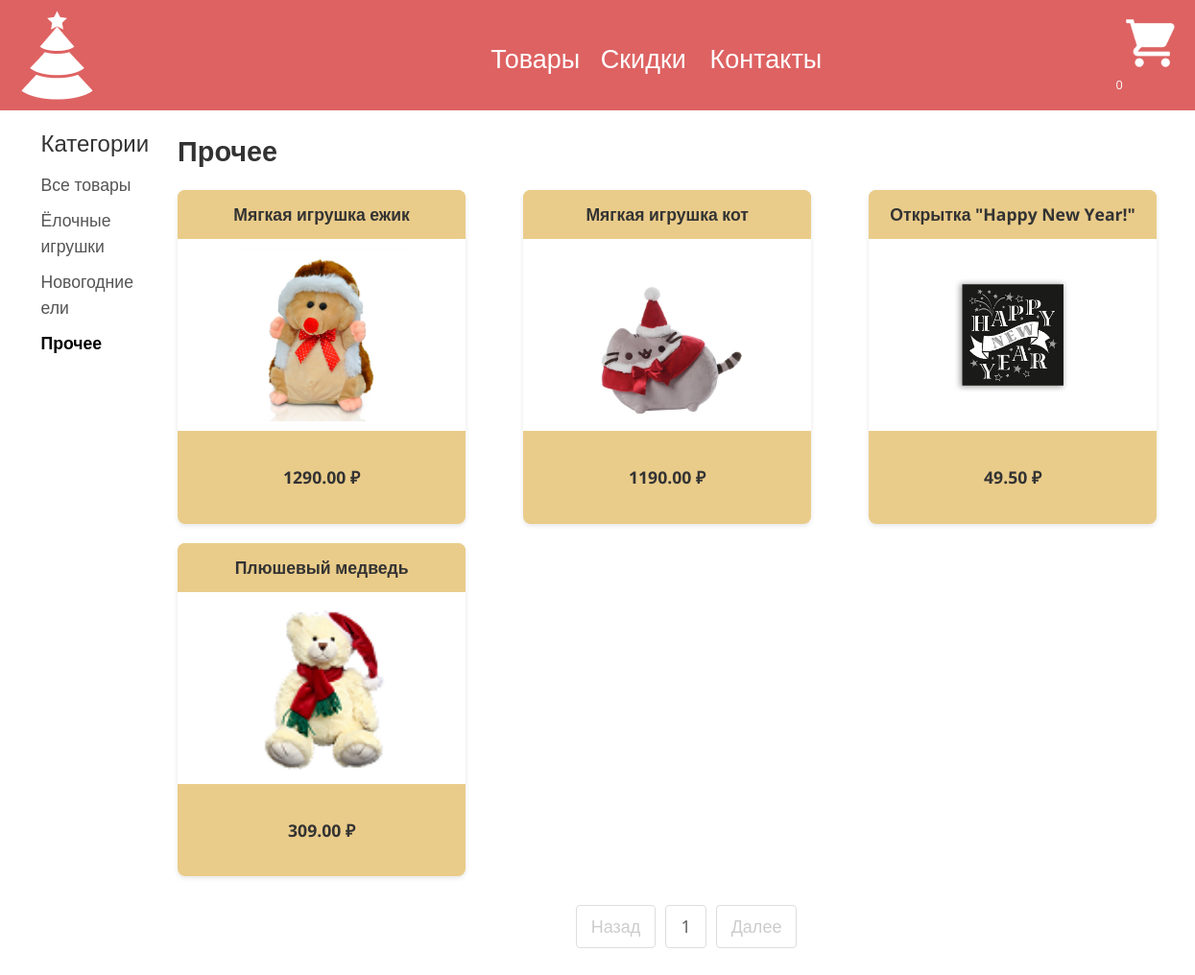
The page /shop/category/prochee/ on the database its author committed.
### main/models.py (models this page shows, shortened)
class Category(models.Model):
    name = models.CharField(max_length=20,
                            unique=True)
    slug = models.SlugField(max_length=20,
                            unique=True)
    class Meta:
        ordering = ['name']
        indexes = [models.Index(fields=['name'])]
        verbose_name = 'category'
        verbose_name_plural = 'categories'
    def get_absolute_url(self):
        return reverse("main:product_list_by_category",
                       args=[self.slug])

class Product(models.Model):
    category = models.ForeignKey(Category,
                                 related_name='products',
                                 on_delete=models.CASCADE)
    name = models.CharField(max_length=27)
    slug = models.SlugField(max_length=50)
    image = models.ImageField(upload_to='products/%Y/%m/%d',
                              blank=True)
    description = models.TextField(blank=True)
    price = models.DecimalField(max_digits=10,
                                decimal_places=2)
    available = models.BooleanField(default=True)
    created = models.DateTimeField(auto_now_add=True)
    updated = models.DateTimeField(auto_now=True)
    discount = models.DecimalField(default=0.00, max_digits=4,
                                   decimal_places=2)
    class Meta:
        ordering = ['name']
        indexes = [
            models.Index(fields=['id', 'slug']),
            models.Index(fields=['name']),
            models.Index(fields=['-created']),
        ]
    def get_absolute_url(self):
        return reverse('main:product_detail',
                       args=[self.slug])

### main/views.py (the view)
# urls.py: path('shop/', views.product_list, name='product_list'),
def product_list(request, category_slug=None):
    page = request.GET.get('page', 1)
    category = None
    categories = Category.objects.all()
    products = Product.objects.filter(available=True)
    paginator = Paginator(products, 8)
    current_page = paginator.page(int(page))
    if category_slug:
        category = get_object_or_404(Category,
                                     slug=category_slug)
        paginator = Paginator(products.filter(category=category), 8)
        current_page = paginator.page(int(page))
    return render(request,
                  'main/product/list.html',
                  {'category': category,
                   'categories': categories,
                   'products': current_page,
                   'slug_url': category_slug})

### cart/cart.py (called while the page is built)
    def __len__(self):
        return sum(item['quantity'] for item in self.cart.values())

### cart/context_processors.py (called while the page is built)
def cart(request):
    return{'cart' : Cart(request)}

### main/templates/main/product/list.html (shortened to what this page needs)
{% extends "main/base.html" %}
{% load static %}
{% block content %}
    <div class="list">
        <div class="sidebar">
            <h3>Категории</h3>
            <ul>
                <li {% if not category %}class="selected"{% endif %}>
                    <a href="{% url "main:product_list" %}">Все товары</a>
                </li>
                {% for c in categories %}
                    <li {% if category.slug == c.slug %}class="selected"{% endif %}>
                        <a href="{{ c.get_absolute_url}}">{{ c.name }}</a>
                    </li>
                {% endfor %}
            </ul>
        </div>
        <div class="main">
            <div class="main-title">
                {% if category %}{{ category.name}}{%else%}Товары{% endif %}
            </div>
            <div class="product-list">
                <div class="item">
                    {% for product in products %}
                        <div class="item">
                            <a href="{{product.get_absolute_url}}" class="home-card">
                                <h5 class="title-card">{{product.name}}</h5>
                                <img src="{{ product.image.url }}" alt="" class="card-img">
                                {% if product.discount %}
                                    <div class="card-discount">
                                        <p class="line">{{ product.price }} ₽</p>
                                        <p>{{ product.sell_price }} ₽</p>
                                    </div>
                                {% else %}
                                    <p class="price">{{ product.price }} ₽</p>
                                {% endif %}
                            </a>
                        </div>
                    {% endfor %}
                </div>
            </div>
            <ul class="pagination">
                <li class="{% if not products.has_previous %}disabled{% endif %}">
                    <a href="{% if products.has_previous %}?page={{ products.previous_page_number }}{% endif %}">Назад</a>
                </li>
                {% for page in products.paginator.page_range %}
                    {% if page >= products.number|add:-2 and page <= products.number|add:2 %}
                        <li>
                            <a href="?page={{ page }}" class="{% if products.number == page %}disabled{% endif %}">{{ page }}</a>
                        </li>
                    {% endif %}
                {% endfor %}
                <li class="{% if not products.has_next %}disabled{% endif %}">
                    <a href="{% if products.has_next %}?page={{ products.next_page_number }}{% endif %}">Далее</a>
                </li>
            </ul>
        </div>
    </div>
{% endblock content %}

### main/static/css/base.css (style rules this page uses)
body { font-family: "Open Sans", sans-serif; font-size: 18px; padding: 0; margin: 0; overflow-x:hidden; }
ul { list-style: none; }
a { text-decoration: none; color: black; }
h3 { font-size: 36px; }
h5 { font-size: 18px; margin: 0; font-weight: 600; }
.home-card { min-width: 200px; width: 300px; height: 220px; background-color: #EACC8A; border-radius: 15px; }
.title-card { margin-top: 20px; margin-left: 10px; font-size: 20px; font-weight: bold; margin-bottom: 8px; color: #333; }
.card-img { height: 40%; width: 40%; background-color: #DE6262; }
.price { margin-left: 10px; font-size: 20px; margin-bottom: 8px; color: #333; }
.item { display: flex; flex-wrap: wrap; gap: 20px; justify-content: center; }
.list { display: flex; max-width: 1200px; margin: 0 auto; padding: 20px; }
.sidebar { width: 250px; padding-right: 30px; }
.sidebar h3 { font-size: 1.5rem; margin-bottom: 15px; color: #333; }
.sidebar ul { list-style: none; padding: 0; }
.sidebar li { margin-bottom: 10px; }
.sidebar a { text-decoration: none; color: #555; font-size: 1.1rem; transition: color 0.3s; }
.sidebar .selected a { color: #000; font-weight: bold; }
.main { flex: 1; }
.main-title { font-size: 1.8rem; margin-bottom: 20px; color: #333; font-weight: bold; }
.product-list { margin-bottom: 30px; }
.product-list .item { display: grid; grid-template-columns: repeat(3, 1fr); gap: 20px; }
.home-card { display: flex; flex-direction: column; text-decoration: none; color: #333; background: #EACC8A; border-radius: 8px; overflow: hidden; box-shadow: 0 2px 5px rgba(0,0,0,0.1); transition: transform 0.3s, box-shadow 0.3s; height: 100%; }
.title-card { padding: 15px; margin: 0; font-size: 1.1rem; text-align: center; background: #EACC8A; }
.card-img { width: 100%; height: 200px; object-fit: contain; padding: 10px; background: #fff; }
.price, .card-discount { padding: 10px 15px; text-align: center; font-size: 1.2rem; font-weight: bold; color: #333; margin-top: auto; }
.pagination { display: flex; justify-content: center; list-style: none; padding: 0; margin-top: 30px; }
.pagination li { margin: 0 5px; }
.pagination a { display: inline-block; padding: 8px 15px; text-decoration: none; color: #555; border: 1px solid #ddd; border-radius: 4px; transition: all 0.3s; }
.pagination .disabled a { color: #ccc; pointer-events: none; cursor: default; }
.price { font-size: 1.5rem; font-weight: bold; color: #333; margin: 25px 0; }
.price { font-size: 1.1rem; font-weight: bold; color: #333; }

### rows shown on the page
Category: name "Ёлочные игрушки"
Category: name "Новогодние ели"
Category: name "Прочее"
Product: name "Мягкая игрушка ежик", image (picture), price "1290.00"
Product: name "Мягкая игрушка кот", image (picture), price "1190.00"
Product: name "Открытка \"Happy New Year!\"", image (picture), price "49.50"
Product: name "Плюшевый медведь", image (picture), price "309.00"

### other values the page prints
{{ page }} "1"
